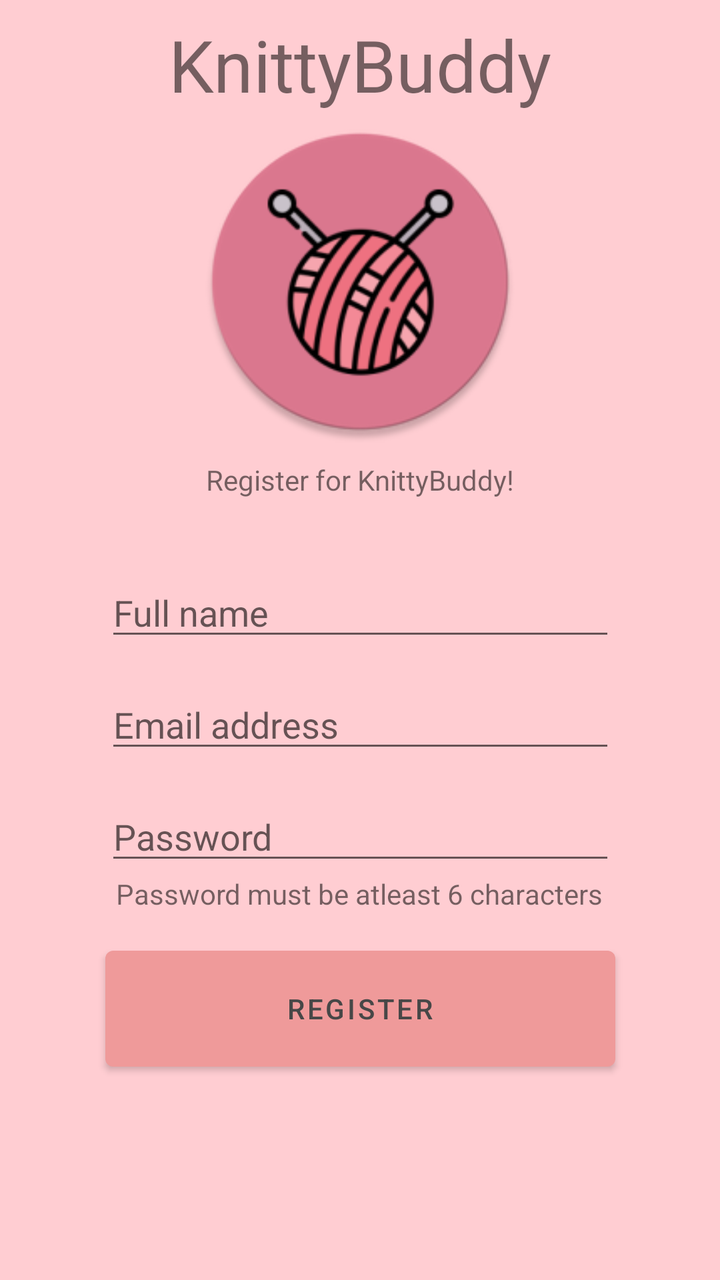
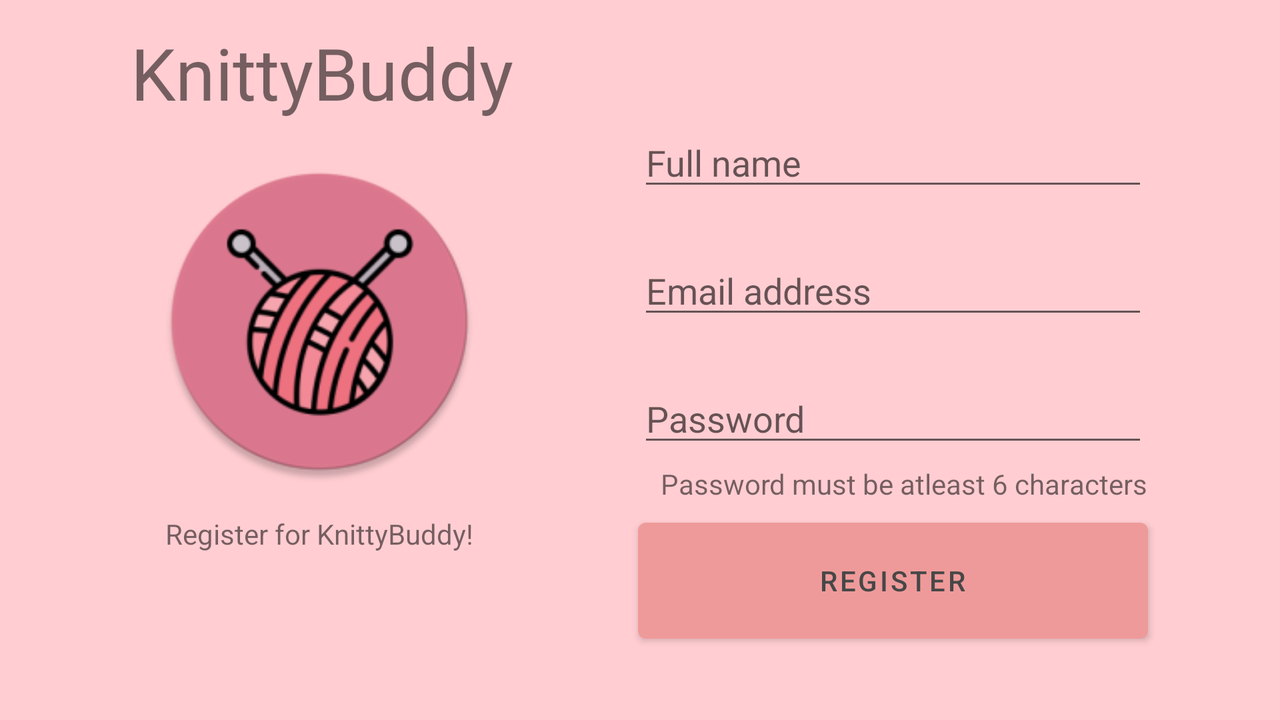

First picture: res/layout/ on a phone held upright. Second picture: the repository's own variant of that layout, on a device whose configuration matches the variant's folder. Source for both follows.
<!-- AndroidManifest.xml: application theme Theme.KnittyBuddy -->
<!-- res/layout/activity_register.xml -->
<?xml version="1.0" encoding="utf-8"?>
<androidx.constraintlayout.widget.ConstraintLayout xmlns:android="http://schemas.android.com/apk/res/android"
    xmlns:app="http://schemas.android.com/apk/res-auto"
    xmlns:tools="http://schemas.android.com/tools"
    android:layout_width="match_parent"
    android:layout_height="match_parent"
    android:background="@color/background"
    tools:context=".login.RegisterActivity">

    <EditText
        android:id="@+id/emailRegisterTxt"
        android:layout_width="255dp"
        android:layout_height="40dp"
        android:layout_marginTop="16dp"
        android:ems="10"
        android:hint="@string/email"
        android:inputType="textEmailAddress"
        app:layout_constraintEnd_toEndOf="parent"
        app:layout_constraintStart_toStartOf="parent"
        app:layout_constraintTop_toBottomOf="@+id/fullNameRegisterTxt" />

    <EditText
        android:id="@+id/fullNameRegisterTxt"
        android:layout_width="255dp"
        android:layout_height="40dp"
        android:layout_marginTop="64dp"
        android:ems="10"
        android:hint="@string/fullname"
        android:inputType="textPersonName"
        app:layout_constraintEnd_toEndOf="parent"
        app:layout_constraintStart_toStartOf="parent"
        app:layout_constraintTop_toBottomOf="@+id/imageView" />

    <ImageView
        android:id="@+id/imageView"
        android:layout_width="188dp"
        android:layout_height="161dp"
        android:layout_marginTop="4dp"
        app:layout_constraintEnd_toEndOf="parent"
        app:layout_constraintStart_toStartOf="parent"
        app:layout_constraintTop_toBottomOf="@+id/titleLoginTextview"
        app:srcCompat="@drawable/knittybuddy_launcher_pink" />

    <EditText
        android:id="@+id/passwordRegisterTxt"
        android:layout_width="255dp"
        android:layout_height="40dp"
        android:layout_marginTop="16dp"
        android:ems="10"
        android:hint="@string/password"
        android:inputType="textPassword"
        app:layout_constraintEnd_toEndOf="parent"
        app:layout_constraintStart_toStartOf="parent"
        app:layout_constraintTop_toBottomOf="@+id/emailRegisterTxt" />

    <Button
        android:id="@+id/registerRegisterBtn"
        android:layout_width="255dp"
        android:layout_height="70dp"
        android:layout_marginTop="32dp"
        android:text="@string/register"
        app:layout_constraintEnd_toEndOf="parent"
        app:layout_constraintStart_toStartOf="parent"
        app:layout_constraintTop_toBottomOf="@+id/passwordRegisterTxt" />

    <TextView
        android:id="@+id/titleLoginTextview"
        android:layout_width="wrap_content"
        android:layout_height="wrap_content"
        android:layout_marginTop="8dp"
        android:text="@string/app_name"
        android:textSize="36sp"
        app:layout_constraintEnd_toEndOf="parent"
        app:layout_constraintStart_toStartOf="parent"
        app:layout_constraintTop_toTopOf="parent" />

    <TextView
        android:id="@+id/textView"
        android:layout_width="wrap_content"
        android:layout_height="wrap_content"
        android:layout_marginTop="9dp"
        android:text="@string/registerHere"
        app:layout_constraintEnd_toEndOf="parent"
        app:layout_constraintStart_toStartOf="parent"
        app:layout_constraintTop_toBottomOf="@+id/imageView" />

    <TextView
        android:id="@+id/textView2"
        android:layout_width="wrap_content"
        android:layout_height="wrap_content"
        android:text="@string/passwordreqSix"
        app:layout_constraintEnd_toEndOf="parent"
        app:layout_constraintHorizontal_bias="0.498"
        app:layout_constraintStart_toStartOf="parent"
        app:layout_constraintTop_toBottomOf="@+id/passwordRegisterTxt" />

</androidx.constraintlayout.widget.ConstraintLayout>
<!-- resources referenced by this layout -->
<resources>
  <color name="background">#FFCDD2</color>
  <!-- drawable knittybuddy_launcher_pink: png bitmap (drawable-v24, 19278 bytes) -->
  <string name="app_name">KnittyBuddy</string>
  <string name="email">Email address</string>
  <string name="fullname">Full name</string>
  <string name="password">Password</string>
  <string name="passwordreqSix">Password must be atleast 6 characters</string>
  <string name="register">Register</string>
  <string name="registerHere">Register for KnittyBuddy!</string>
  <style name="Theme.KnittyBuddy" parent="Theme.MaterialComponents.DayNight.DarkActionBar">
          
          <item name="colorPrimary">@color/buttonHeader</item>
          <item name="colorPrimaryVariant">@color/backgroundHeader</item>
          <item name="colorPrimarySurface">@color/background</item>
          <item name="colorOnPrimary">@color/textColor</item>
          <item name="backgroundColor">@color/background</item>
          
          <item name="colorSecondary">@color/teal_200</item>
          <item name="colorSecondaryVariant">@color/teal_700</item>
          <item name="colorOnSecondary">@color/black</item>
          
          <item name="android:statusBarColor" tools:targetApi="l">?attr/colorPrimaryVariant</item>
          
      </style>
  <color name="buttonHeader">#EF9A9A</color>
  <color name="backgroundHeader">#F3B8B8</color>
  <color name="textColor">#474747</color>
  <color name="teal_200">#FF03DAC5</color>
  <color name="teal_700">#FF018786</color>
  <color name="black">#FF000000</color>
</resources>
<!-- res/layout-land/activity_register.xml (the repository's variant of the layout above) -->
<!-- drawn on the phone turned sideways -->
<?xml version="1.0" encoding="utf-8"?>
<androidx.constraintlayout.widget.ConstraintLayout xmlns:android="http://schemas.android.com/apk/res/android"
    xmlns:app="http://schemas.android.com/apk/res-auto"
    xmlns:tools="http://schemas.android.com/tools"
    android:layout_width="match_parent"
    android:layout_height="match_parent"
    android:background="@color/background"
    tools:context=".login.RegisterActivity">

    <TextView
        android:id="@+id/textView3"
        android:layout_width="wrap_content"
        android:layout_height="wrap_content"
        android:text="@string/passwordreqSix"
        app:layout_constraintBottom_toTopOf="@+id/registerRegisterBtn"
        app:layout_constraintEnd_toEndOf="parent"
        app:layout_constraintHorizontal_bias="0.833"
        app:layout_constraintStart_toStartOf="parent"
        app:layout_constraintTop_toBottomOf="@+id/passwordRegisterTxt" />

    <EditText
        android:id="@+id/emailRegisterTxt"
        android:layout_width="255dp"
        android:layout_height="40dp"
        android:layout_marginTop="24dp"
        android:ems="10"
        android:hint="@string/email"
        android:inputType="textEmailAddress"
        app:layout_constraintEnd_toEndOf="parent"
        app:layout_constraintHorizontal_bias="0.829"
        app:layout_constraintStart_toStartOf="parent"
        app:layout_constraintTop_toBottomOf="@+id/fullNameRegisterTxt" />

    <EditText
        android:id="@+id/passwordRegisterTxt"
        android:layout_width="255dp"
        android:layout_height="40dp"
        android:layout_marginTop="24dp"
        android:ems="10"
        android:hint="@string/password"
        android:inputType="textPassword"
        app:layout_constraintEnd_toEndOf="parent"
        app:layout_constraintHorizontal_bias="0.829"
        app:layout_constraintStart_toStartOf="parent"
        app:layout_constraintTop_toBottomOf="@+id/emailRegisterTxt" />

    <Button
        android:id="@+id/registerRegisterBtn"
        android:layout_width="255dp"
        android:layout_height="70dp"
        android:layout_marginTop="24dp"
        android:layout_marginBottom="32dp"
        android:text="@string/register"
        app:layout_constraintBottom_toBottomOf="parent"
        app:layout_constraintEnd_toEndOf="parent"
        app:layout_constraintHorizontal_bias="0.829"
        app:layout_constraintStart_toStartOf="parent"
        app:layout_constraintTop_toBottomOf="@+id/passwordRegisterTxt" />

    <EditText
        android:id="@+id/fullNameRegisterTxt"
        android:layout_width="255dp"
        android:layout_height="40dp"
        android:ems="10"
        android:hint="@string/fullname"
        android:inputType="textPersonName"
        app:layout_constraintEnd_toEndOf="parent"
        app:layout_constraintHorizontal_bias="0.829"
        app:layout_constraintStart_toStartOf="parent"
        app:layout_constraintTop_toBottomOf="@+id/titleLoginTextview" />

    <ImageView
        android:id="@+id/imageView"
        android:layout_width="188dp"
        android:layout_height="161dp"
        android:layout_marginTop="20dp"
        app:layout_constraintEnd_toStartOf="@+id/emailRegisterTxt"
        app:layout_constraintStart_toStartOf="parent"
        app:layout_constraintTop_toBottomOf="@+id/titleLoginTextview"
        app:srcCompat="@drawable/knittybuddy_launcher_pink" />

    <TextView
        android:id="@+id/titleLoginTextview"
        android:layout_width="wrap_content"
        android:layout_height="wrap_content"
        android:layout_marginTop="12dp"
        android:text="@string/app_name"
        android:textSize="36sp"
        app:layout_constraintEnd_toStartOf="@+id/fullNameRegisterTxt"
        app:layout_constraintHorizontal_bias="0.512"
        app:layout_constraintStart_toStartOf="parent"
        app:layout_constraintTop_toTopOf="parent" />

    <TextView
        android:id="@+id/textView"
        android:layout_width="wrap_content"
        android:layout_height="wrap_content"
        android:layout_marginTop="16dp"
        android:text="@string/registerHere"
        app:layout_constraintEnd_toEndOf="@+id/imageView"
        app:layout_constraintStart_toStartOf="@+id/imageView"
        app:layout_constraintTop_toBottomOf="@+id/imageView" />

</androidx.constraintlayout.widget.ConstraintLayout>
